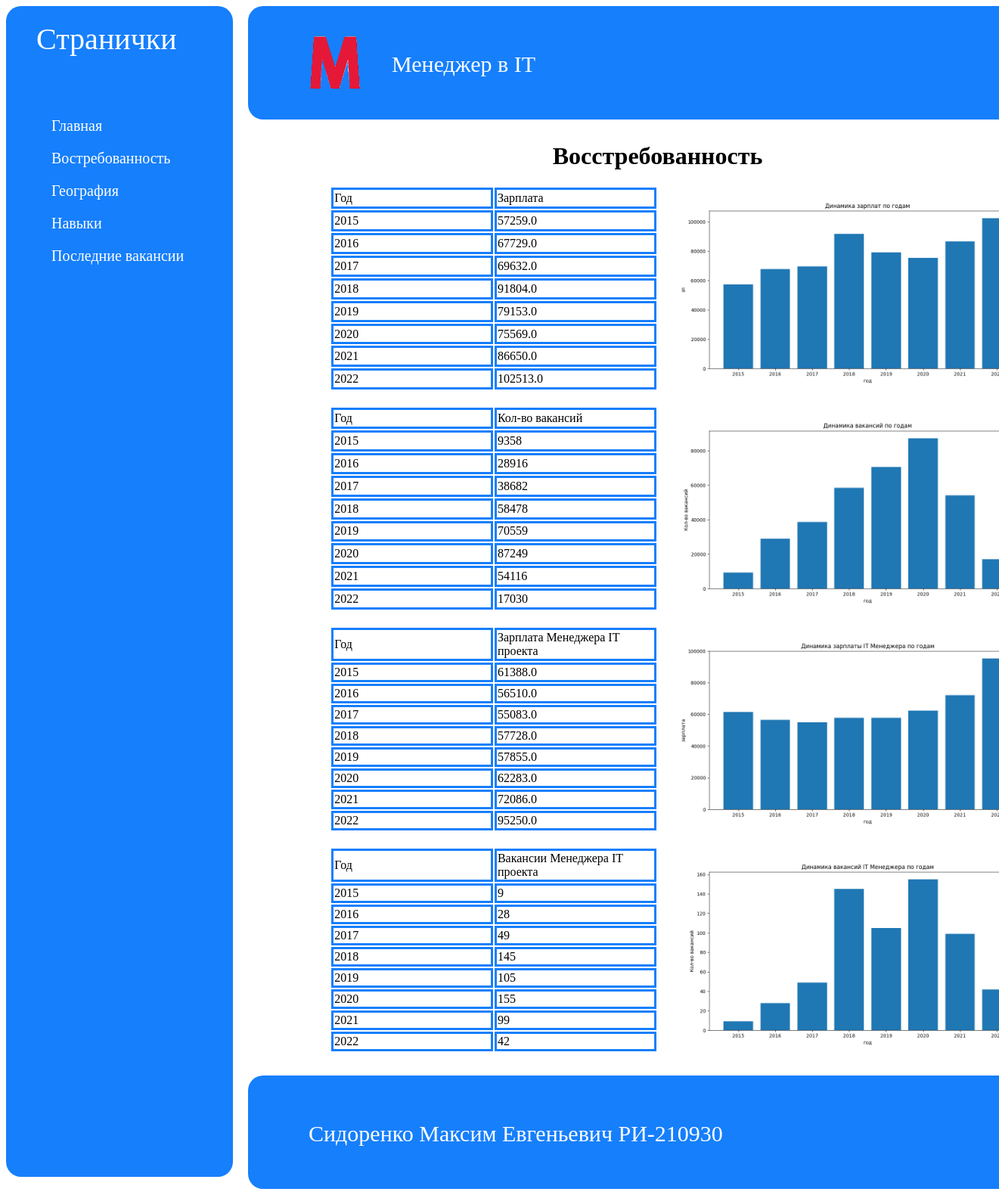
The app's page /page1/ with its own data.
### tp_app/models.py (models this page shows, shortened)
class Years_averageSalary(models.Model):
    years = models.IntegerField(blank=False)
    average_salary = models.FloatField(blank=False)

class Years_vacancies(models.Model):
    years = models.IntegerField(blank=False)
    all_vacancies = models.IntegerField(blank=False)

class Years_averageSalaryManager(models.Model):
    years = models.IntegerField(blank=False)
    average_salaryManager = models.FloatField(blank=False)

class Years_vacanciesManager(models.Model):
    years = models.IntegerField(blank=False)
    vacancies_manager = models.IntegerField(blank=False)

### tp_app/views.py (the view)
# urls.py: path('page1/', page1),
def page1(request):
    averageSalary = Years_averageSalary.objects.all()
    averageSalaryManager = Years_averageSalaryManager.objects.all()
    vacancies = Years_vacancies.objects.all()
    managerVacancies = Years_vacanciesManager.objects.all()
    return render(request, 'page1.html', {'averageSalary': averageSalary, 'averageSalaryManager': averageSalaryManager, 'vacancies': vacancies, 'managerVacancies': managerVacancies})

### templates/page1.html (shortened to what this page needs)
<!DOCTYPE html>
{% load static %}
<html lang="en">
<head>
    <link rel="stylesheet" href="{% static 'css/base.css' %}" />
</head>
<body>
    <div class="nav">
        <p class="nav_name">Странички</p>
        <a class="margin" href="/index">Главная</a>
        <a href="/page1">Востребованность</a>
        <a href="/page2">География</a>
        <a href="/page3">Навыки</a>
        <a href="/page4">Последние вакансии</a>
    </div>
    <div class="main">
        <header>
            <img class="logo" src="{% static 'img/M.png' %}" >
            <div class="block name">Менеджер в IT</div>
        </header>
        <h1>Восстребованность</h1>
        <div class="item">
            <table>
            <tr>
                <td>Год</td>
                <td>Зарплата</td>
            </tr>
            {% for i in averageSalary%}
                <tr>
                    <td>{{i.years}}</td>
                    <td>{{i.average_salary}}</td>
                </tr>
            {%endfor%}
            </table>
            <img class="graph" src="{% static 'img/Figure_1.png' %}">
        </div>
        <div class="item">
            <table>
            <tr>
                <td>Год</td>
                <td>Кол-во вакансий</td>
            </tr>
            {% for i in vacancies%}
                <tr>
                    <td>{{i.years}}</td>
                    <td>{{i.all_vacancies}}</td>
                </tr>
            {%endfor%}
            </table>
            <img class="graph" src="{% static 'img/Figure_2.png' %}">
        </div>
        <div class="item">
            <table>
            <tr>
                <td>Год</td>
                <td>Зарплата Менеджера IT проекта</td>
            </tr>
            {% for i in averageSalaryManager%}
                <tr>
                    <td>{{i.years}}</td>
                    <td>{{i.average_salaryManager}}</td>
                </tr>
            {%endfor%}
            </table>
            <img class="graph" src="{% static 'img/Figure_3.png' %}">
        </div>
        <div class="item">
            <table>
            <tr>
                <td>Год</td>
                <td>Вакансии Менеджера IT проекта</td>
            </tr>
            {% for i in managerVacancies%}
                <tr>
                    <td>{{i.years}}</td>
                    <td>{{i.vacancies_manager}}</td>
                </tr>
            {%endfor%}
            </table>
            <img class="graph" src="{% static 'img/Figure_4.png' %}">
        </div>
        <footer>
            <div class="fio">Сидоренко Максим Евгеньевич РИ-210930</div>
        </footer>
    </div>
</body>
</html>

### tp_app/static/css/base.css (style rules this page uses)
header { width: auto; height: 150px; background-color: #167ffc; border-radius: 20px; margin-bottom: 30px; }
footer { background-color: #167ffc; width: auto; height: 150px; border-radius: 20px; margin-top: 30px; }
th, td { width: 50%; border: 3px solid #167ffc; }
table { margin-left: 10%; width: 40%; }
h1 { text-align: center; }
a { margin-left: 60px; margin-top: 20px; color: white; text-decoration: none; font-size: 20px; }
.block { width: auto; display: inline-block; }
.name { position: absolute; text-align: center; margin-top: 60px; color: white; font-size: 30px; }
.logo { display: inline-block; margin-top: 25px; margin-left: 40px; width: 150px; height: 100px; }
.fio { display: inline-block; color: white; font-size: 30px; margin-top: 60px; margin-left: 80px; text-align: center; }
.nav { display: flex; flex-direction: column; background-color: #167ffc; height: 98%; position: fixed; width: 300px; border-radius: 20px; }
.main { display: inline-block; margin-left: 320px; width: 83%; }
.margin { margin-top: 40px; }
.nav_name { margin-left: 40px; margin-top: 20px; color: white; text-decoration: none; font-size: 40px; }
.graph { width: 50%; }
.item { margin-top: 20px; display: flex; flex-decoration: row; }

### records on screen
Years_averageSalary: years "2015", average_salary "57259.0"
Years_averageSalary: years "2016", average_salary "67729.0"
Years_averageSalary: years "2017", average_salary "69632.0"
Years_averageSalary: years "2018", average_salary "91804.0"
Years_averageSalary: years "2019", average_salary "79153.0"
Years_averageSalary: years "2020", average_salary "75569.0"
Years_averageSalary: years "2021", average_salary "86650.0"
Years_averageSalary: years "2022", average_salary "102513.0"
Years_vacancies: years "2015", all_vacancies "9358"
Years_vacancies: years "2016", all_vacancies "28916"
Years_vacancies: years "2017", all_vacancies "38682"
Years_vacancies: years "2018", all_vacancies "58478"
Years_vacancies: years "2019", all_vacancies "70559"
Years_vacancies: years "2020", all_vacancies "87249"
Years_vacancies: years "2021", all_vacancies "54116"
Years_vacancies: years "2022", all_vacancies "17030"
Years_averageSalaryManager: years "2015", average_salaryManager "61388.0"
Years_averageSalaryManager: years "2016", average_salaryManager "56510.0"
Years_averageSalaryManager: years "2017", average_salaryManager "55083.0"
Years_averageSalaryManager: years "2018", average_salaryManager "57728.0"
Years_averageSalaryManager: years "2019", average_salaryManager "57855.0"
Years_averageSalaryManager: years "2020", average_salaryManager "62283.0"
Years_averageSalaryManager: years "2021", average_salaryManager "72086.0"
Years_averageSalaryManager: years "2022", average_salaryManager "95250.0"
Years_vacanciesManager: years "2015", vacancies_manager "9"
Years_vacanciesManager: years "2016", vacancies_manager "28"
Years_vacanciesManager: years "2017", vacancies_manager "49"
Years_vacanciesManager: years "2018", vacancies_manager "145"
Years_vacanciesManager: years "2019", vacancies_manager "105"
Years_vacanciesManager: years "2020", vacancies_manager "155"
Years_vacanciesManager: years "2021", vacancies_manager "99"
Years_vacanciesManager: years "2022", vacancies_manager "42"
